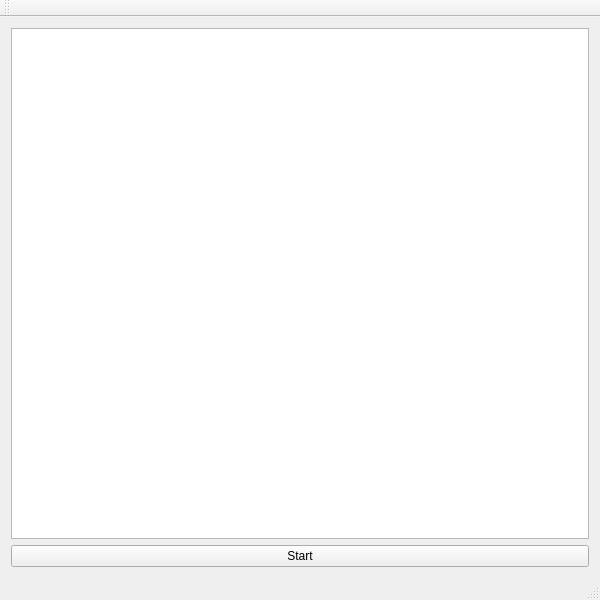
<?xml version="1.0" encoding="UTF-8"?>
<ui version="4.0">
 <class>MainWindow</class>
 <widget class="QMainWindow" name="MainWindow">
  <property name="geometry">
   <rect>
    <x>0</x>
    <y>0</y>
    <width>600</width>
    <height>600</height>
   </rect>
  </property>
  <property name="windowTitle">
   <string>MainWindow</string>
  </property>
  <widget class="QWidget" name="centralWidget">
   <layout class="QVBoxLayout" name="verticalLayout">
    <item>
     <widget class="QGraphicsView" name="graphicsView"/>
    </item>
    <item>
     <widget class="QPushButton" name="startButton">
      <property name="text">
       <string>Start</string>
      </property>
     </widget>
    </item>
   </layout>
  </widget>
  <widget class="QMenuBar" name="menuBar">
   <property name="geometry">
    <rect>
     <x>0</x>
     <y>0</y>
     <width>600</width>
     <height>21</height>
    </rect>
   </property>
  </widget>
  <widget class="QToolBar" name="mainToolBar">
   <attribute name="toolBarArea">
    <enum>TopToolBarArea</enum>
   </attribute>
   <attribute name="toolBarBreak">
    <bool>false</bool>
   </attribute>
  </widget>
  <widget class="QStatusBar" name="statusBar"/>
 </widget>
 <layoutdefault spacing="6" margin="11"/>
 <resources/>
 <connections/>
</ui>
